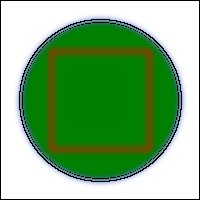
#> input picture filter_cartoon.jpg, 200 x 200 px; its folder holds only this picture in this run
$ python -i _core.py   (imports and definitions only)
#> lines starting #> are read from the running program, lines starting #| are printed output that depends on the picture
"""
litecv._core — LiteImage class
The central image container for litecv-advanced.

Design:
- Stores data as numpy uint8 array (H, W) or (H, W, 3)
- All operations return a NEW LiteImage (immutable-style, safe for pipelines)
- Uses C++ extension when available, falls back to pure Python (Pillow + NumPy)
- No pygame, no OpenCV
"""
from __future__ import annotations

import copy
import math
import os
from enum import Enum, auto
from typing import Optional, Tuple, Union, List

import numpy as np

try:
    from PIL import Image as PILImage, ImageDraw, ImageFilter, ImageEnhance
    _HAS_PILLOW = True
except ImportError:
    _HAS_PILLOW = False

try:
    import _lcv_ext as _ext
    _HAS_EXT = True
except ImportError:
    _HAS_EXT = False

# ── Enums ─────────────────────────────────────────────────────────────────────

class FilterType(Enum):
    BLUR          = auto()
    SHARPEN       = auto()
    EDGE_DETECT   = auto()
    EMBOSS        = auto()
    DENOISE       = auto()
    MEDIAN        = auto()
    LAPLACIAN     = auto()
    UNSHARP_MASK  = auto()
    BILATERAL     = auto()

class MorphOp(Enum):
    ERODE    = "erode"
    DILATE   = "dilate"
    OPEN     = "open"
    CLOSE    = "close"
    GRADIENT = "gradient"
    TOPHAT   = "tophat"
    BLACKHAT = "blackhat"

class MorphShape(Enum):
    RECT    = "rect"
    ELLIPSE = "ellipse"
    CROSS   = "cross"

class FlipDir(Enum):
    HORIZONTAL = 1
    VERTICAL   = 0
    BOTH       = -1

# ── LiteImage ─────────────────────────────────────────────────────────────────

class LiteImage:
    """
    Edge-optimised image container.

    Channels: always RGB (3) or grayscale (1).
    All operations return a new LiteImage — safe for pipelines and threading.
    """

    def __init__(self, data: np.ndarray):
        if not isinstance(data, np.ndarray):
            raise TypeError("LiteImage requires a numpy array")
        if data.dtype != np.uint8:
            data = np.clip(data, 0, 255).astype(np.uint8)
        if data.ndim == 2:
            pass  # grayscale
        elif data.ndim == 3 and data.shape[2] in (1, 3, 4):
            if data.shape[2] == 1:
                data = data[:, :, 0]  # collapse to 2D
            elif data.shape[2] == 4:
                data = data[:, :, :3]  # drop alpha
        else:
            raise ValueError(f"Unsupported array shape: {data.shape}")
        self._data = np.ascontiguousarray(data)

    # ── Properties ────────────────────────────────────────────────────────
    @property
    def data(self) -> np.ndarray:
        return self._data

    @property
    def width(self) -> int:
        return self._data.shape[1]

    @property
    def height(self) -> int:
        return self._data.shape[0]

    @property
    def channels(self) -> int:
        return 1 if self._data.ndim == 2 else self._data.shape[2]

    @property
    def shape(self) -> tuple:
        return self._data.shape

    @property
    def is_gray(self) -> bool:
        return self._data.ndim == 2

    def copy(self) -> "LiteImage":
        return LiteImage(self._data.copy())

    def __repr__(self) -> str:
        return f"LiteImage({self.width}×{self.height}, {self.channels}ch)"

    # ── I/O ───────────────────────────────────────────────────────────────
    # [65 lines left out: functions open, save, to_bytes, from_bytes, _to_pil, resize, not called in this run]

    def scale(self, fx: float, fy: float = None) -> "LiteImage":
        fy = fy or fx
        return self.resize(int(self.width * fx), int(self.height * fy))

    # [5 lines left out: function crop, not called in this run]

    def roi(self, x: int, y: int, w: int, h: int) -> "LiteImage":
        """Alias for crop — region of interest."""
        return self.crop(x, y, w, h)

    # [56 lines left out: functions pad, rotate, rotate90, flip, transpose, not called in this run]

    # ── Color ─────────────────────────────────────────────────────────────
    def to_gray(self) -> "LiteImage":
        if self.is_gray:
            return self.copy()
        if _HAS_EXT:
            return LiteImage(_ext.to_gray(self._data))
        if _HAS_PILLOW:
            return LiteImage(np.array(self._to_pil().convert("L")))
        return LiteImage((0.299*self._data[:,:,0] +
                          0.587*self._data[:,:,1] +
                          0.114*self._data[:,:,2]).astype(np.uint8))

    # [12 lines left out: functions to_rgb, split_channels, not called in this run]

    @staticmethod
    def merge_channels(r: "LiteImage", g: "LiteImage", b: "LiteImage") -> "LiteImage":
        return LiteImage(np.stack([r._data, g._data, b._data], axis=-1))

    # ── Pixel adjustments ─────────────────────────────────────────────────
    # [15 lines left out: functions brightness, contrast, gamma, not called in this run]

    def invert(self) -> "LiteImage":
        return LiteImage(255 - self._data)

    # [72 lines left out: functions normalize, threshold, threshold_otsu, absdiff, filter, blur, not called in this run]

    def gaussian_blur(self, sigma: float = 1.0) -> "LiteImage":
        return self.blur(int(sigma))

    # [83 lines left out: functions median, bilateral, sharpen, unsharp_mask, edges, laplacian and 5 more, not called in this run]

    # ── Morphological operations ──────────────────────────────────────────
    def morph(self, op: Union[MorphOp, str] = MorphOp.ERODE,
              ksize: int = 3,
              shape: Union[MorphShape, str] = MorphShape.RECT) -> "LiteImage":
        """Morphological operation on grayscale image."""
        if isinstance(op, str):    op    = MorphOp[op.upper()]
        if isinstance(shape, str): shape = MorphShape[shape.upper()]
        if _HAS_EXT:
            gray = self.to_gray()._data
            result = _ext.morph(gray, op.value, ksize, shape.value)
            return LiteImage(result)
        # Pillow fallback (only erode/dilate via min/max filter)
        if _HAS_PILLOW:
            from PIL import ImageFilter
            gray_pil = self.to_gray()._to_pil()
            if op in (MorphOp.ERODE, MorphOp.OPEN):
                r = LiteImage(np.array(gray_pil.filter(ImageFilter.MinFilter(ksize))))
            else:
                r = LiteImage(np.array(gray_pil.filter(ImageFilter.MaxFilter(ksize))))
            return r
        return self.copy()

    def erode(self, ksize: int = 3) -> "LiteImage":
        return self.morph(MorphOp.ERODE, ksize)

    def dilate(self, ksize: int = 3) -> "LiteImage":
        return self.morph(MorphOp.DILATE, ksize)

    # ── Effects (C++ or Pillow fallback) ──────────────────────────────────
    # [172 lines left out: functions sepia, thermal, night_vision, sketch, cartoon, edge_glow and 10 more, not called in this run]

    # ── Pipeline operator ─────────────────────────────────────────────────
    def __or__(self, func):
        """img | operation syntax for pipelines."""
        return func(self)

    def __ior__(self, func):
        return func(self)

>>> import cv2
>>> picture = cv2.imread('../filter_cartoon.jpg', cv2.IMREAD_GRAYSCALE)
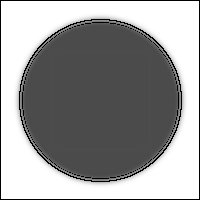
#> picture: shape (200, 200); min 0, max 255, mean 153.8
>>> result = LiteImage(picture).morph()
#> (the run stopped early here; a loop or call above may not have finished)
